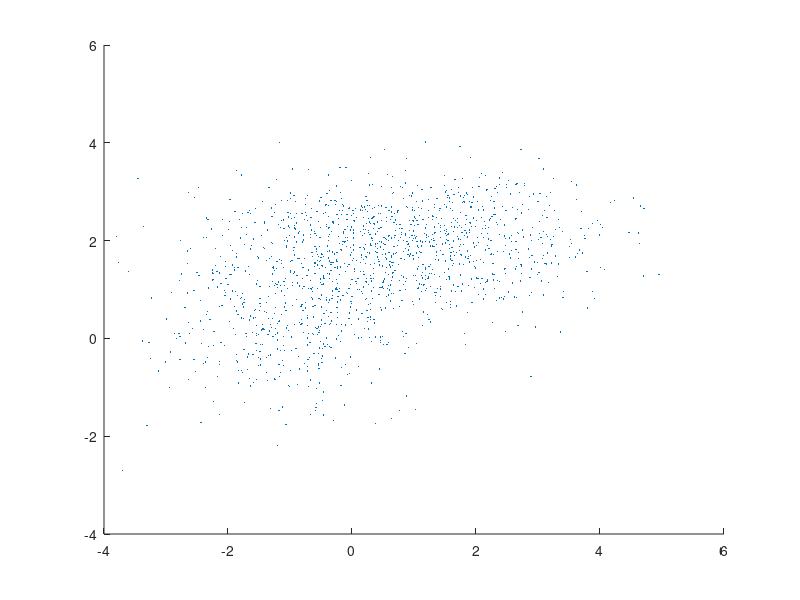

Reproduce this figure in MATLAB. (Note: this script raises an error after producing the figure.)
%rng(1); % For reproducibility
MU1 = [1 2];
SIGMA1 = [2 0; 0 .5];
MU2 = [-3 -5];
MU2 = [-1 .5];

SIGMA2 = [1 0; 0 1];
X = [mvnrnd(MU1,SIGMA1,1000);mvnrnd(MU2,SIGMA2,500)];


scatter(X(:,1),X(:,2),10,'.')
hold on

disp_opt = 'iter'; %'final'
options = statset('Display',disp_opt);
k = 2; % k = 3 , k = 5
obj = fitgmdist(X,k,'Options',options);
obj2 = gmdistribution.fit(X,k,'Options',options);
h = ezcontour(@(x,y)pdf(obj,[x y]),[-8 6],[-8 6]);
hold off
